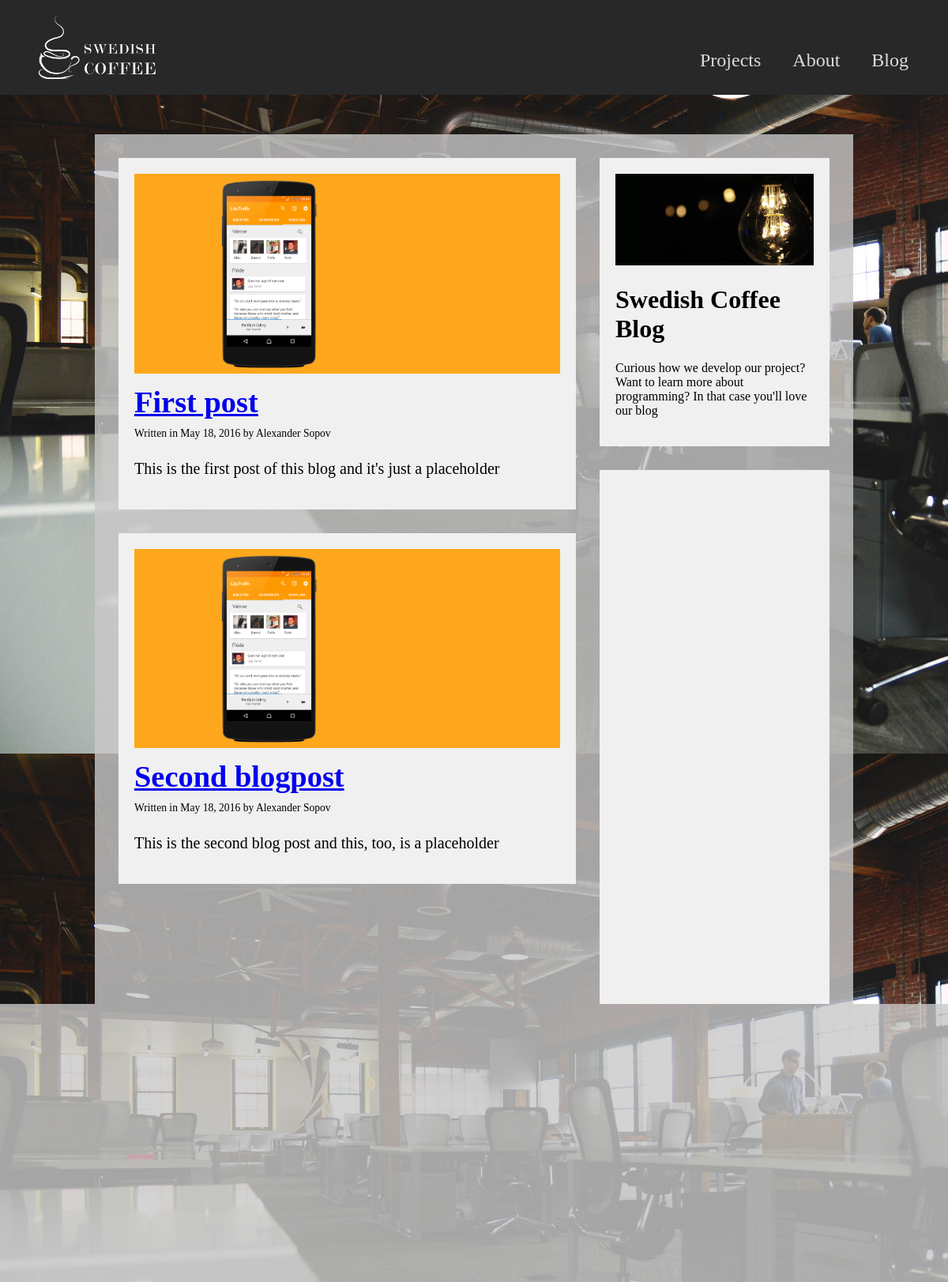
Screenshot of /blog/ with the database file from the repository.
### website/models.py (models this page shows, shortened)
class MenuItem(models.Model):
	page = models.ForeignKey(Page)

class Page(models.Model):
	title = models.CharField(max_length=100)
	url = models.CharField(max_length=100)

class Entry(models.Model):
	page = models.ForeignKey(Page)
	headline = models.CharField(max_length=100)
	body_text = models.TextField() #tinymce_models.HTMLField()
	pub_date = models.DateField()
	mod_date = models.DateField()
	author = models.ForeignKey(Author, null=True)
	nr_of_comments = models.IntegerField()
	imgUrl = models.TextField()

class Author(models.Model):
	name = models.CharField(max_length=50)
	email = models.EmailField()
	bio = models.CharField(max_length=420, null=True)
	imgUrl = models.TextField()

### website/views.py (the view)
# urls.py: 2. Add a URL to urlpatterns:  url(r'^blog/', include('blog.urls'))
def blog(request):
	blogPage = get_object_or_404(Page, title="Blog")
	try:
		author = get_object_or_404(Author, name="Swedish Coffee Blog")
	except Http404:
		author = Author(name="Swedish Coffeee Blog", bio="Error")
	entries = get_list_or_404(Entry.objects.order_by(F('pub_date').desc()), page=blogPage.id ) # erase the first hashtag and the closing paranthese to filter for entries who are connected to the blog
	context = {
		"entries": entries,
		"author": author
	}
	context.update(baseContext())
	return render(request, "website/blog.html", context)

### website/forms.py
class EmailForm(forms.Form):
    your_email = forms.EmailField(label="",)

### website/views.py (called while the page is built)
def baseContext():
	try:
		menu = get_list_or_404(MenuItem, )
	except Http404:
		menu = [MenuItem(page=Page(title="Error",url='website:index'))]
	return {"menu": menu,
		"logoPath":"website/images/coffe_cup.png",
		"form": EmailForm()}

### website/templates/website/blog.html
{% extends "website/blogBase.html" %}
{% load staticfiles %}
{% block entry %}
    {% for entry in entries %}
        {% include "website/entryPiece.html" %}
    {% endfor %}
{% endblock %}

### website/templates/website/blogBase.html
{% extends "website/base.html" %}
{% block container %}
{% load staticfiles %}
    <div class="blogPlate plate">
        <div class="blogEntry" >
            {% block entry %}
            {% endblock %}
        </div>
        <div class="blogInfo">
            <div class ="sidebarWidget">
                <img src="{% static author.imgUrl %}" class="authorImg" id="sidebarAuthor">
                <h1>{{ author.name }}</h1>
                <p> {{ author.bio }} </p>
            </div>
            <div class="sidebarWidget" id="sidebarAuthor">
                <br><br><br><br>
                <br><br><br><br>
                <br><br><br><br>
                <br><br><br><br>
                <br><br><br><br>
                <br><br><br><br>
                <br><br><br><br>
                <br><br><br><br>
                <br><br><br><br>
            </div>
        </div>
    </div>
{% endblock %}

### website/templates/website/header.html (shortened to what this page needs)
{% block header %}
{% load staticfiles %}
	<div class="header">
		    <div class="logo">
		    	<a href="{% url 'website:index' %}">
		        	<img src="{% static logoPath %}">
		        </a>
		    </div>
	    <nav id="menu">
		    <ul>
			    {% for item in menu %}
			        <li>
			        	<a href="{% url item.page.url %}"> {{ item.page.title }} </a>
		        	</li>
			    {% endfor %}
			</ul>
	    </nav>
	</div>
{% endblock %}

### website/templates/website/entryPiece.html
{% load staticfiles %}
<div class="blogEntryPiece" >
    <div class="entryImg">
        <img src="{% static entry.imgUrl %}">
    </div>
    <div class ="entryHeadline">
        <h1>
            <a href="{% url 'website:blogEntry' entry.id%}"> {{ entry.headline }}</a>
        </h1>
        <p>
            Written in {{ entry.pub_date }} by
            {% if entry.author %} {{ entry.author.name }}
            {% else %} The Editorial Team
            {% endif %}
        </p>
    </div>
    <div class="entryText">
            {{ entry.body_text|safe}}
    </div>
</div>

### website/static/website/style.css (style rules this page uses)
* { -webkit-box-sizing: border-box; -moz-box-sizing: border-box; box-sizing: border-box; }
body { margin:0px; padding: 0px; }
.plate { background-color:rgba(200,200,200,0.8); display:flex; flex-wrap: wrap; width:100%; margin-left:auto; margin-right:auto; margin-top:150px; margin-bottom:20px; }
.header { position: fixed; top:0px; left: 0px; width:100%; background-color: rgb(40,40,40); height: 120px; z-index: 10; margin:0px; }
.logo { position:relative; top:20px; height:80px; margin:0px; }
.logo img { height:100%; width:auto; }
nav { width: 100%; height: 200px; background-color:rgb(40,40,40); position: fixed; z-index: 5; -webkit-transform: translate(0,-300px); transform: translate(0, -300px); transition: transform 0.3s ease; }
nav li { text-decoration: none; display:block; text-align:center; margin:20px; margin-right:30px; margin-left:10px; padding:0px; list-style-type:none; }
nav a { color:rgb(220,220,220); text-decoration: none; font-size: 1.5em; }
.blogPlate { margin-bottom:20px; }
.blogEntry { margin:30px; width:calc(100% - 60px); }
.blogEntryPiece { margin:0px; padding:20px; margin-bottom: 30px; width:100%; background-color: rgb(240,240,240); }
.blogInfo { margin:30px; width:calc(100% - 60px); }
.authorImg { width:100%; }
.sidebarWidget { margin:0px; margin-bottom:30px; padding:20px; background-color: rgb(240,240,240); width:100%; }
.entryImg { width:100%; order:2; }
.entryImg img { width:100%; }
.entryHeadline { ; width:100%; order:1; }
.entryHeadline h1 { margin-top:10px; margin-bottom:10px; font-size: 2.4em; }
.entryHeadline p { margin:0px; font-size: .85em; }
.entryText { font-size: 1.25em; margin-top: 25px; text-align: justify; width: 100%; order:3; }
.emailFooter input { width: 60%; height:45px; margin:0px; padding:10px; font-size: 1.2em; }
@media screen and (min-width: 426px) { .logo img { margin-left:40px; } }
@media screen and (min-width: 426px) { .emailFooter input { width: 50%; } }
@media screen and (min-width: 769px) { nav { text-align: right; width: auto; height: auto; position: absolute; -webkit-transform: translate(0,0); transform: translate(0, 0); right:20px; bottom:10px; } }
@media screen and (min-width: 769px) { nav li { display: inline; float:left; } }
@media screen and (min-width: 769px) { .plate { width:75%; } }
@media screen and (min-width: 769px) { .emailFooter input { width: 45%; } }
@media screen and (min-width: 1025px) { .plate { width:80%; } }
@media screen and (min-width: 1025px) { .blogEntry { width:calc(65% - 45px); margin-right:15px; } }
@media screen and (min-width: 1025px) { .blogInfo { width:calc(35% - 45px); margin-left:15px; } }

### rows the page displays
MenuItem: page "Projects"
MenuItem: page "About"
MenuItem: page "Blog"
Entry: imgUrl (picture), headline "First post", pub_date "May 18, 2016", author.name "Alexander Sopov", body_text "This is the first post of this blog and it's just a placeholder"
Entry: imgUrl (picture), headline "Second blogpost", pub_date "May 18, 2016", author.name "Alexander Sopov", body_text "This is the second blog post and this, too, is a placeholder"
Author: imgUrl (picture), name "Swedish Coffee Blog", bio "Curious how we develop our project? Want to learn more about programming? In that case you'll love our blog"
